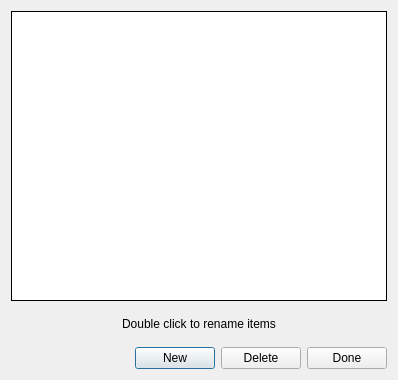
<?xml version="1.0" encoding="UTF-8"?>
<ui version="4.0">
 <class>ManageImagesDlg</class>
 <widget class="QDialog" name="ManageImagesDlg">
  <property name="geometry">
   <rect>
    <x>0</x>
    <y>0</y>
    <width>398</width>
    <height>380</height>
   </rect>
  </property>
  <property name="maximumSize">
   <size>
    <width>398</width>
    <height>16777215</height>
   </size>
  </property>
  <property name="windowTitle">
   <string>Dialog</string>
  </property>
  <layout class="QVBoxLayout" name="verticalLayout">
   <item>
    <layout class="QHBoxLayout" name="horizontalLayout">
     <item>
      <widget class="QTableWidget" name="imageTable">
       <property name="frameShape">
        <enum>QFrame::Box</enum>
       </property>
       <property name="frameShadow">
        <enum>QFrame::Plain</enum>
       </property>
      </widget>
     </item>
    </layout>
   </item>
   <item>
    <spacer name="verticalSpacer">
     <property name="orientation">
      <enum>Qt::Vertical</enum>
     </property>
     <property name="sizeType">
      <enum>QSizePolicy::Fixed</enum>
     </property>
     <property name="sizeHint" stdset="0">
      <size>
       <width>20</width>
       <height>1</height>
      </size>
     </property>
    </spacer>
   </item>
   <item>
    <widget class="QFrame" name="frame">
     <property name="frameShape">
      <enum>QFrame::NoFrame</enum>
     </property>
     <property name="frameShadow">
      <enum>QFrame::Raised</enum>
     </property>
     <layout class="QHBoxLayout" name="horizontalLayout_3">
      <item>
       <widget class="QLabel" name="label">
        <property name="text">
         <string>Double click to rename items</string>
        </property>
        <property name="alignment">
         <set>Qt::AlignCenter</set>
        </property>
       </widget>
      </item>
     </layout>
    </widget>
   </item>
   <item>
    <spacer name="verticalSpacer_2">
     <property name="orientation">
      <enum>Qt::Vertical</enum>
     </property>
     <property name="sizeType">
      <enum>QSizePolicy::Fixed</enum>
     </property>
     <property name="sizeHint" stdset="0">
      <size>
       <width>20</width>
       <height>1</height>
      </size>
     </property>
    </spacer>
   </item>
   <item>
    <layout class="QHBoxLayout" name="horizontalLayout_2">
     <item>
      <spacer name="horizontalSpacer">
       <property name="orientation">
        <enum>Qt::Horizontal</enum>
       </property>
       <property name="sizeHint" stdset="0">
        <size>
         <width>40</width>
         <height>20</height>
        </size>
       </property>
      </spacer>
     </item>
     <item>
      <widget class="QPushButton" name="newBtn">
       <property name="minimumSize">
        <size>
         <width>0</width>
         <height>0</height>
        </size>
       </property>
       <property name="text">
        <string>New</string>
       </property>
      </widget>
     </item>
     <item>
      <widget class="QPushButton" name="deleteBtn">
       <property name="minimumSize">
        <size>
         <width>0</width>
         <height>0</height>
        </size>
       </property>
       <property name="text">
        <string>Delete</string>
       </property>
      </widget>
     </item>
     <item>
      <widget class="QPushButton" name="doneBtn">
       <property name="minimumSize">
        <size>
         <width>0</width>
         <height>0</height>
        </size>
       </property>
       <property name="text">
        <string>Done</string>
       </property>
      </widget>
     </item>
    </layout>
   </item>
  </layout>
 </widget>
 <resources/>
 <connections/>
</ui>
